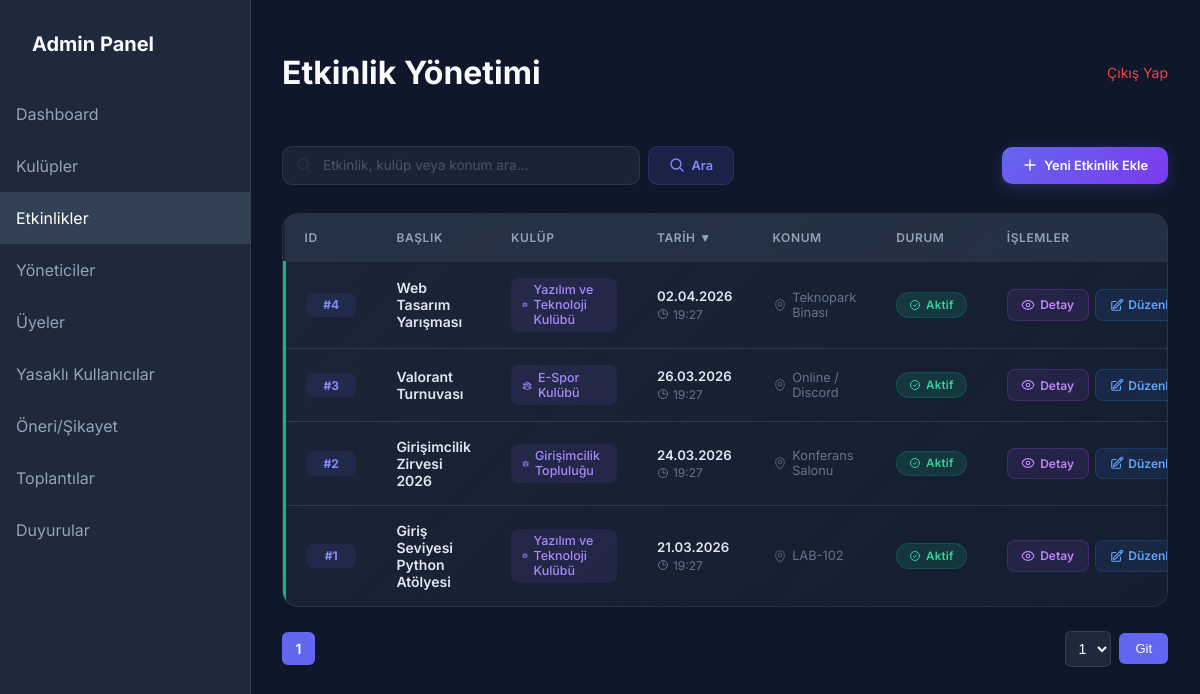
The page /admin/etkinlik/etkinlikler.php (signed in) on the database its author committed.
### tables this page shows
CREATE TABLE IF NOT EXISTS etkinlikler (
    id INT AUTO_INCREMENT PRIMARY KEY,
    kulup_id INT,
    baslik VARCHAR(200) NOT NULL,
    aciklama TEXT,
    tarih DATETIME NOT NULL,
    konum VARCHAR(200),
    kisi_siniri INT DEFAULT NULL,
    FOREIGN KEY (kulup_id) REFERENCES kulupler(id) ON DELETE SET NULL
);

CREATE TABLE IF NOT EXISTS kulupler (
    id INT AUTO_INCREMENT PRIMARY KEY,
    ad VARCHAR(100) NOT NULL,
    aciklama TEXT
);

### admin/etkinlik/etkinlikler.php (the view, shortened to what this page needs)
<?php
require_once '../header.php';
$aranan = trim($_GET['aranan'] ?? '');
$siralama = $_GET['siralama'] ?? 'e.tarih';
$yon = strtoupper($_GET['yon'] ?? 'DESC');
$sayfa_kayit_sayisi = 5;
$sayfa = isset($_GET['sayfa']) ? max(1, (int)$_GET['sayfa']) : 1;
$offset = ($sayfa - 1) * $sayfa_kayit_sayisi;
$order_sql = "ORDER BY $siralama $yon";
if (!empty($aranan)) {
    $stmt = $db->prepare("SELECT e.*, k.ad as kulup_adi FROM etkinlikler e LEFT JOIN kulupler k ON e.kulup_id = k.id WHERE e.baslik LIKE ? OR k.ad LIKE ? OR e.konum LIKE ? $order_sql LIMIT $sayfa_kayit_sayisi OFFSET $offset");
    $stmt->execute(["%$aranan%", "%$aranan%", "%$aranan%"]);
} else {
    $stmt = $db->query("SELECT e.*, k.ad as kulup_adi FROM etkinlikler e LEFT JOIN kulupler k ON e.kulup_id = k.id $order_sql LIMIT $sayfa_kayit_sayisi OFFSET $offset");
}
$etkinlikler = $stmt->fetchAll();
function siralama_link($sutun, $etiket, $mevcut_siralama, $mevcut_yon, $aranan) {
    $yon = ($mevcut_siralama == $sutun && $mevcut_yon == 'ASC') ? 'DESC' : 'ASC';
    $ok = '';
    if ($mevcut_siralama == $sutun) {
        $ok = ($mevcut_yon == 'ASC') ? ' ▲' : ' ▼';
    }
    $url = "etkinlikler.php?siralama=" . urlencode($sutun) . "&yon=$yon";
    return "<a href='$url'>$etiket$ok</a>";
}
?>
<div class="page-toolbar">
    <form action="" method="GET" class="search-form">
        <div class="search-input-wrapper">
            <svg class="search-icon" xmlns="http://www.w3.org/2000/svg" fill="none" viewBox="0 0 24 24" stroke-width="2" stroke="currentColor">
                <path stroke-linecap="round" stroke-linejoin="round" d="m21 21-5.197-5.197m0 0A7.5 7.5 0 1 0 5.196 5.196a7.5 7.5 0 0 0 10.607 10.607Z" />
            </svg>
            <input type="text" name="aranan" value="<?php echo htmlspecialchars($aranan); ?>" placeholder="Etkinlik, kulüp veya konum ara...">
        </div>
        <button type="submit" class="btn-modern btn-modern-search">
            <svg xmlns="http://www.w3.org/2000/svg" fill="none" viewBox="0 0 24 24" stroke-width="2" stroke="currentColor">
                <path stroke-linecap="round" stroke-linejoin="round" d="m21 21-5.197-5.197m0 0A7.5 7.5 0 1 0 5.196 5.196a7.5 7.5 0 0 0 10.607 10.607Z" />
            </svg>
            Ara
        </button>
    </form>
    <a href="etkinlik_ekle.php" class="btn-modern btn-modern-primary">
        <svg xmlns="http://www.w3.org/2000/svg" fill="none" viewBox="0 0 24 24" stroke-width="2" stroke="currentColor">
            <path stroke-linecap="round" stroke-linejoin="round" d="M12 4.5v15m7.5-7.5h-15" />
        </svg>
        Yeni Etkinlik Ekle
    </a>
</div>
<div class="table-panel">
    <table>
        <thead>
            <tr>
                <th style="width: 70px;"><?php echo siralama_link('e.id', 'ID', $siralama, $yon, $aranan); ?></th>
                <th><?php echo siralama_link('e.baslik', 'Başlık', $siralama, $yon, $aranan); ?></th>
                <th><?php echo siralama_link('k.ad', 'Kulüp', $siralama, $yon, $aranan); ?></th>
                <th><?php echo siralama_link('e.tarih', 'Tarih', $siralama, $yon, $aranan); ?></th>
                <th>Konum</th>
                <th style="width: 90px;">Durum</th>
                <th style="width: 180px;">İşlemler</th>
            </tr>
        </thead>
        <tbody>
            <?php foreach ($etkinlikler as $etkinlik):
                $bitmis = strtotime($etkinlik['tarih']) < time();
                $ts = strtotime($etkinlik['tarih']);
                $saat = date('H:i', $ts);
                $tarih_str = date('d.m.Y', $ts);
            ?>
                <tr class="<?php echo $bitmis ? 'row-ended' : 'row-active'; ?>">
                    <td>
                        <span class="id-badge">#<?php echo $etkinlik['id']; ?></span>
                    </td>
                    <td>
                        <span class="event-name"><?php echo htmlspecialchars($etkinlik['baslik']); ?></span>
                    </td>
                    <td>
                        <span class="club-badge">
                            <?php echo htmlspecialchars($etkinlik['kulup_adi'] ?? 'Genel'); ?>
                        </span>
                    </td>
                    <td>
                        <div class="datetime-cell">
                            <span class="date-main"><?php echo $tarih_str; ?></span>
                            <span class="time-sub">
                                <svg xmlns="http://www.w3.org/2000/svg" fill="none" viewBox="0 0 24 24" stroke-width="2" stroke="currentColor">
                                    <path stroke-linecap="round" stroke-linejoin="round" d="M12 6v6h4.5m4.5 0a9 9 0 1 1-18 0 9 9 0 0 1 18 0Z" />
                                </svg>
                                <?php echo $saat; ?>
                            </span>
                        </div>
                    </td>
                    <td>
                        <div class="location-cell">
                            <?php echo htmlspecialchars($etkinlik['konum']); ?>
                        </div>
                    </td>
                    <td>
                        <?php if ($bitmis): ?>
                            <span class="status-badge status-ended">
                                <svg xmlns="http://www.w3.org/2000/svg" fill="none" viewBox="0 0 24 24" stroke-width="2" stroke="currentColor">
                                    <path stroke-linecap="round" stroke-linejoin="round" d="M12 6v6h4.5m4.5 0a9 9 0 1 1-18 0 9 9 0 0 1 18 0Z" />
                                </svg>
                                Bitti
                            </span>
                        <?php else: ?>
                            <span class="status-badge status-active">
                                <svg xmlns="http://www.w3.org/2000/svg" fill="none" viewBox="0 0 24 24" stroke-width="2" stroke="currentColor">
                                    <path stroke-linecap="round" stroke-linejoin="round" d="M9 12.75 11.25 15 15 9.75M21 12a9 9 0 1 1-18 0 9 9 0 0 1 18 0Z" />
                                </svg>
                                Aktif
                            </span>
                        <?php endif; ?>
                    </td>
                    <td>
                        <div class="actions-cell">
                            <a href="etkinlik_detay.php?id=<?php echo $etkinlik['id']; ?>" class="action-btn btn-view">
                                Detay
                            </a>
                            <a href="etkinlik_duzenle.php?id=<?php echo $etkinlik['id']; ?>" class="action-btn btn-edit">
                                Düzenle
                            </a>
                        </div>
                    </td>
                </tr>
            <?php endforeach; ?>
        </tbody>
    </table>
</div>
<?php
require_once '../sayfalama.php';
?>
<?php require_once '../footer.php'; ?>

### admin/admin-style.css (style rules this page uses)
:root { --primary: #6366f1; --primary-hover: #4f46e5; --bg-dark: #0f172a; --bg-card: #1e293b; --text-white: #f8fafc; --text-gray: #94a3b8; --danger: #ef4444; }
body { font-family: 'Inter', sans-serif; background-color: var(--bg-dark); color: var(--text-white); margin: 0; display: flex; justify-content: center; align-items: center; min-height: 100vh; }

### admin/header.php (style rules this page uses)
body { display: block; background: #0f172a; min-height: 100vh; margin: 0; font-family: 'Inter', sans-serif; }
table { width: 100%; border-collapse: collapse; }
th { background: #334155; text-align: left; padding: 1rem; color: #94a3b8; font-weight: 600; font-size: 0.875rem; }
td { padding: 1rem; border-top: 1px solid rgba(255,255,255,0.1); }

### rows shown on the page
etkinlikler: id "4", baslik "Web Tasarım Yarışması", kulup.ad "Yazılım ve Teknoloji Kulübü", tarih "02.04.2026", tarih "19:27", konum "Teknopark Binası", shows "Aktif"
etkinlikler: id "3", baslik "Valorant Turnuvası", kulup.ad "E-Spor Kulübü", tarih "26.03.2026", tarih "19:27", konum "Online / Discord", shows "Aktif"
etkinlikler: id "2", baslik "Girişimcilik Zirvesi 2026", kulup.ad "Girişimcilik Topluluğu", tarih "24.03.2026", tarih "19:27", konum "Konferans Salonu", shows "Aktif"
etkinlikler: id "1", baslik "Giriş Seviyesi Python Atölyesi", kulup.ad "Yazılım ve Teknoloji Kulübü", tarih "21.03.2026", tarih "19:27", konum "LAB-102", shows "Aktif"

### other values the page prints
$header_title "Etkinlik Yönetimi"
$etiket "ID BAŞLIK KULÜP TARIH"
$ok "▼"
form field sayfa "1"
